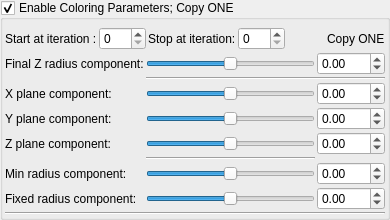
    <widget class="MyGroupBox" name="groupCheck_transform_coloringParameters1_enabled">
     <property name="title">
      <string>Enable Coloring Parameters; Copy ONE</string>
     </property>
     <property name="checkable">
      <bool>true</bool>
     </property>
     <layout class="QVBoxLayout" name="verticalLayout_36" stretch="0,0,0">
      <property name="spacing">
       <number>2</number>
      </property>
      <property name="leftMargin">
       <number>2</number>
      </property>
      <property name="topMargin">
       <number>2</number>
      </property>
      <property name="rightMargin">
       <number>2</number>
      </property>
      <property name="bottomMargin">
       <number>2</number>
      </property>
      <item>
       <layout class="QGridLayout" name="gridLayout_79">
        <property name="topMargin">
         <number>5</number>
        </property>
        <item row="0" column="2">
         <widget class="QLabel" name="label_229">
          <property name="text">
           <string>Stop at iteration:</string>
          </property>
         </widget>
        </item>
        <item row="0" column="3">
         <widget class="MySpinBox" name="spinboxInt_transform_coloringParameters1_stop_iterations">
          <property name="sizePolicy">
           <sizepolicy hsizetype="Preferred" vsizetype="Maximum">
            <horstretch>0</horstretch>
            <verstretch>0</verstretch>
           </sizepolicy>
          </property>
          <property name="maximum">
           <number>250</number>
          </property>
         </widget>
        </item>
        <item row="0" column="1">
         <widget class="MySpinBox" name="spinboxInt_transform_coloringParameters1_start_iterations">
          <property name="sizePolicy">
           <sizepolicy hsizetype="Minimum" vsizetype="Maximum">
            <horstretch>0</horstretch>
            <verstretch>0</verstretch>
           </sizepolicy>
          </property>
          <property name="minimum">
           <number>0</number>
          </property>
          <property name="maximum">
           <number>250</number>
          </property>
          <property name="value">
           <number>0</number>
          </property>
         </widget>
        </item>
        <item row="0" column="5">
         <widget class="QLabel" name="label_228">
          <property name="text">
           <string>Copy ONE</string>
          </property>
         </widget>
        </item>
        <item row="0" column="0">
         <widget class="QLabel" name="label_230">
          <property name="text">
           <string>Start at iteration :</string>
          </property>
         </widget>
        </item>
        <item row="0" column="4">
         <spacer name="horizontalSpacer_32">
          <property name="orientation">
           <enum>Qt::Horizontal</enum>
          </property>
          <property name="sizeHint" stdset="0">
           <size>
            <width>40</width>
            <height>20</height>
           </size>
          </property>
         </spacer>
        </item>
       </layout>
      </item>
      <item>
       <layout class="QGridLayout" name="gridLayout_80">
        <property name="spacing">
         <number>2</number>
        </property>
        <item row="7" column="0">
         <widget class="QLabel" name="label_238">
          <property name="text">
           <string>Fixed radius component:</string>
          </property>
         </widget>
        </item>
        <item row="6" column="0">
         <widget class="QLabel" name="label_202">
          <property name="text">
           <string>Min radius component:</string>
          </property>
         </widget>
        </item>
        <item row="6" column="1">
         <widget class="QSlider" name="slider_transform_coloringParameters1_mandelbox_color_Sp1">
          <property name="sizePolicy">
           <sizepolicy hsizetype="Expanding" vsizetype="Maximum">
            <horstretch>0</horstretch>
            <verstretch>0</verstretch>
           </sizepolicy>
          </property>
          <property name="minimum">
           <number>-500</number>
          </property>
          <property name="maximum">
           <number>500</number>
          </property>
          <property name="singleStep">
           <number>1</number>
          </property>
          <property name="orientation">
           <enum>Qt::Horizontal</enum>
          </property>
         </widget>
        </item>
        <item row="1" column="1" colspan="2">
         <widget class="Line" name="line_48">
          <property name="orientation">
           <enum>Qt::Horizontal</enum>
          </property>
         </widget>
        </item>
        <item row="4" column="2">
         <widget class="MyDoubleSpinBox" name="spinbox3_transform_coloringParameters1_mandelbox_color_z">
          <property name="sizePolicy">
           <sizepolicy hsizetype="Minimum" vsizetype="Maximum">
            <horstretch>0</horstretch>
            <verstretch>0</verstretch>
           </sizepolicy>
          </property>
          <property name="prefix">
           <string/>
          </property>
          <property name="suffix">
           <string/>
          </property>
          <property name="decimals">
           <number>2</number>
          </property>
          <property name="minimum">
           <double>-100.000000000000000</double>
          </property>
          <property name="maximum">
           <double>100.000000000000000</double>
          </property>
          <property name="singleStep">
           <double>0.100000000000000</double>
          </property>
         </widget>
        </item>
        <item row="3" column="2">
         <widget class="MyDoubleSpinBox" name="spinbox3_transform_coloringParameters1_mandelbox_color_y">
          <property name="sizePolicy">
           <sizepolicy hsizetype="Minimum" vsizetype="Maximum">
            <horstretch>0</horstretch>
            <verstretch>0</verstretch>
           </sizepolicy>
          </property>
          <property name="prefix">
           <string/>
          </property>
          <property name="suffix">
           <string/>
          </property>
          <property name="decimals">
           <number>2</number>
          </property>
          <property name="minimum">
           <double>-100.000000000000000</double>
          </property>
          <property name="maximum">
           <double>100.000000000000000</double>
          </property>
          <property name="singleStep">
           <double>0.100000000000000</double>
          </property>
         </widget>
        </item>
        <item row="2" column="0">
         <widget class="QLabel" name="label_235">
          <property name="text">
           <string>X plane component:</string>
          </property>
         </widget>
        </item>
        <item row="0" column="1">
         <widget class="QSlider" name="slider_transform_coloringParameters1_mandelbox_color_R">
          <property name="sizePolicy">
           <sizepolicy hsizetype="Expanding" vsizetype="Maximum">
            <horstretch>0</horstretch>
            <verstretch>0</verstretch>
           </sizepolicy>
          </property>
          <property name="minimum">
           <number>-500</number>
          </property>
          <property name="maximum">
           <number>500</number>
          </property>
          <property name="singleStep">
           <number>1</number>
          </property>
          <property name="orientation">
           <enum>Qt::Horizontal</enum>
          </property>
         </widget>
        </item>
        <item row="2" column="2">
         <widget class="MyDoubleSpinBox" name="spinbox3_transform_coloringParameters1_mandelbox_color_x">
          <property name="sizePolicy">
           <sizepolicy hsizetype="Minimum" vsizetype="Maximum">
            <horstretch>0</horstretch>
            <verstretch>0</verstretch>
           </sizepolicy>
          </property>
          <property name="prefix">
           <string/>
          </property>
          <property name="suffix">
           <string/>
          </property>
          <property name="decimals">
           <number>2</number>
          </property>
          <property name="minimum">
           <double>-100.000000000000000</double>
          </property>
          <property name="maximum">
           <double>100.000000000000000</double>
          </property>
          <property name="singleStep">
           <double>0.100000000000000</double>
          </property>
         </widget>
        </item>
        <item row="3" column="1">
         <widget class="QSlider" name="slider3_transform_coloringParameters1_mandelbox_color_y">
          <property name="sizePolicy">
           <sizepolicy hsizetype="Expanding" vsizetype="Maximum">
            <horstretch>0</horstretch>
            <verstretch>0</verstretch>
           </sizepolicy>
          </property>
          <property name="minimum">
           <number>-500</number>
          </property>
          <property name="maximum">
           <number>500</number>
          </property>
          <property name="singleStep">
           <number>1</number>
          </property>
          <property name="orientation">
           <enum>Qt::Horizontal</enum>
          </property>
         </widget>
        </item>
        <item row="0" column="0">
         <widget class="QLabel" name="label_237">
          <property name="text">
           <string>Final Z radius component:</string>
          </property>
         </widget>
        </item>
        <item row="4" column="1">
         <widget class="QSlider" name="slider3_transform_coloringParameters1_mandelbox_color_z">
          <property name="sizePolicy">
           <sizepolicy hsizetype="Expanding" vsizetype="Maximum">
            <horstretch>0</horstretch>
            <verstretch>0</verstretch>
           </sizepolicy>
          </property>
          <property name="minimum">
           <number>-500</number>
          </property>
          <property name="maximum">
           <number>500</number>
          </property>
          <property name="singleStep">
           <number>1</number>
          </property>
          <property name="orientation">
           <enum>Qt::Horizontal</enum>
          </property>
         </widget>
        </item>
        <item row="4" column="0">
         <widget class="QLabel" name="label_236">
          <property name="text">
           <string>Z plane component:</string>
          </property>
         </widget>
        </item>
        <item row="7" column="2">
         <widget class="MyDoubleSpinBox" name="spinbox_transform_coloringParameters1_mandelbox_color_Sp2">
          <property name="sizePolicy">
           <sizepolicy hsizetype="Minimum" vsizetype="Maximum">
            <horstretch>0</horstretch>
            <verstretch>0</verstretch>
           </sizepolicy>
          </property>
          <property name="prefix">
           <string/>
          </property>
          <property name="suffix">
           <string/>
          </property>
          <property name="decimals">
           <number>2</number>
          </property>
          <property name="minimum">
           <double>-100.000000000000000</double>
          </property>
          <property name="maximum">
           <double>100.000000000000000</double>
          </property>
          <property name="singleStep">
           <double>0.100000000000000</double>
          </property>
         </widget>
        </item>
        <item row="6" column="2">
         <widget class="MyDoubleSpinBox" name="spinbox_transform_coloringParameters1_mandelbox_color_Sp1">
          <property name="sizePolicy">
           <sizepolicy hsizetype="Minimum" vsizetype="Maximum">
            <horstretch>0</horstretch>
            <verstretch>0</verstretch>
           </sizepolicy>
          </property>
          <property name="prefix">
           <string/>
          </property>
          <property name="suffix">
           <string/>
          </property>
          <property name="decimals">
           <number>2</number>
          </property>
          <property name="minimum">
           <double>-100.000000000000000</double>
          </property>
          <property name="maximum">
           <double>100.000000000000000</double>
          </property>
          <property name="singleStep">
           <double>0.100000000000000</double>
          </property>
         </widget>
        </item>
        <item row="7" column="1">
         <widget class="QSlider" name="slider_transform_coloringParameters1_mandelbox_color_Sp2">
          <property name="sizePolicy">
           <sizepolicy hsizetype="Expanding" vsizetype="Maximum">
            <horstretch>0</horstretch>
            <verstretch>0</verstretch>
           </sizepolicy>
          </property>
          <property name="minimum">
           <number>-500</number>
          </property>
          <property name="maximum">
           <number>500</number>
          </property>
          <property name="singleStep">
           <number>1</number>
          </property>
          <property name="orientation">
           <enum>Qt::Horizontal</enum>
          </property>
         </widget>
        </item>
        <item row="2" column="1">
         <widget class="QSlider" name="slider3_transform_coloringParameters1_mandelbox_color_x">
          <property name="sizePolicy">
           <sizepolicy hsizetype="Expanding" vsizetype="Maximum">
            <horstretch>0</horstretch>
            <verstretch>0</verstretch>
           </sizepolicy>
          </property>
          <property name="minimum">
           <number>-500</number>
          </property>
          <property name="maximum">
           <number>500</number>
          </property>
          <property name="singleStep">
           <number>1</number>
          </property>
          <property name="orientation">
           <enum>Qt::Horizontal</enum>
          </property>
         </widget>
        </item>
        <item row="0" column="2">
         <widget class="MyDoubleSpinBox" name="spinbox_transform_coloringParameters1_mandelbox_color_R">
          <property name="sizePolicy">
           <sizepolicy hsizetype="Minimum" vsizetype="Maximum">
            <horstretch>0</horstretch>
            <verstretch>0</verstretch>
           </sizepolicy>
          </property>
          <property name="prefix">
           <string/>
          </property>
          <property name="suffix">
           <string/>
          </property>
          <property name="decimals">
           <number>2</number>
          </property>
          <property name="minimum">
           <double>-100.000000000000000</double>
          </property>
          <property name="maximum">
           <double>100.000000000000000</double>
          </property>
          <property name="singleStep">
           <double>0.100000000000000</double>
          </property>
         </widget>
        </item>
        <item row="3" column="0">
         <widget class="QLabel" name="label_234">
          <property name="text">
           <string>Y plane component:</string>
          </property>
         </widget>
        </item>
        <item row="5" column="1">
         <widget class="Line" name="line_49">
          <property name="orientation">
           <enum>Qt::Horizontal</enum>
          </property>
         </widget>
        </item>
       </layout>
      </item>
      <item>
       <widget class="Line" name="line_50">
        <property name="orientation">
         <enum>Qt::Horizontal</enum>
        </property>
       </widget>
      </item>
     </layout>
    </widget>
